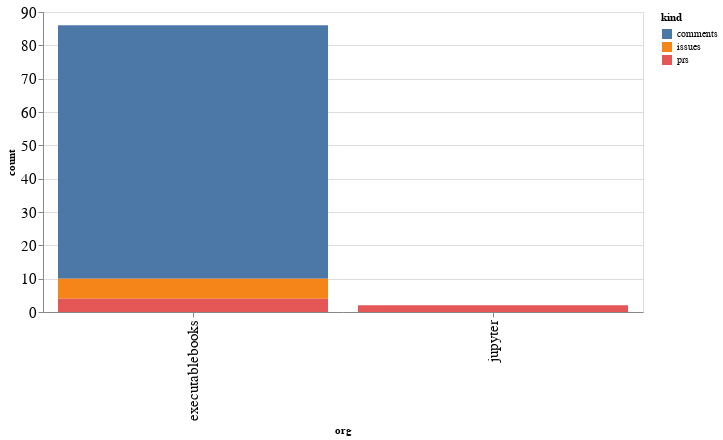

Source (notebook cell):
### Code cell
alt.Chart(org_summaries, width=600).mark_bar().encode(
    x='org',
    y='count',
    color='kind',
    tooltip="org"
)

### Figure 1 — Vega-Lite specification as saved in the notebook (floating-point values rounded to 4 significant figures)
{"config": {"axisLeft": {"labelFontSize": 15}, "axisBottom": {"labelFontSize": 15}}, "data": {"name": "data-38fe52801f7bbff706d242dfa2cc59a9"}, "mark": "bar", "encoding": {"color": {"type": "nominal", "field": "kind"}, "tooltip": {"type": "nominal", "field": "org"}, "x": {"type": "nominal", "field": "org"}, "y": {"type": "quantitative", "field": "count"}}, "width": 600, "$schema": "https://vega.github.io/schema/vega-lite/v4.8.1.json", "datasets": {"data-38fe52801f7bbff706d242dfa2cc59a9": [{"org": "executablebooks", "kind": "comments", "count": 76}, {"org": "executablebooks", "kind": "issues", "count": 6}, {"org": "executablebooks", "kind": "prs", "count": 4}, {"org": "jupyter", "kind": "prs", "count": 2}]}}
